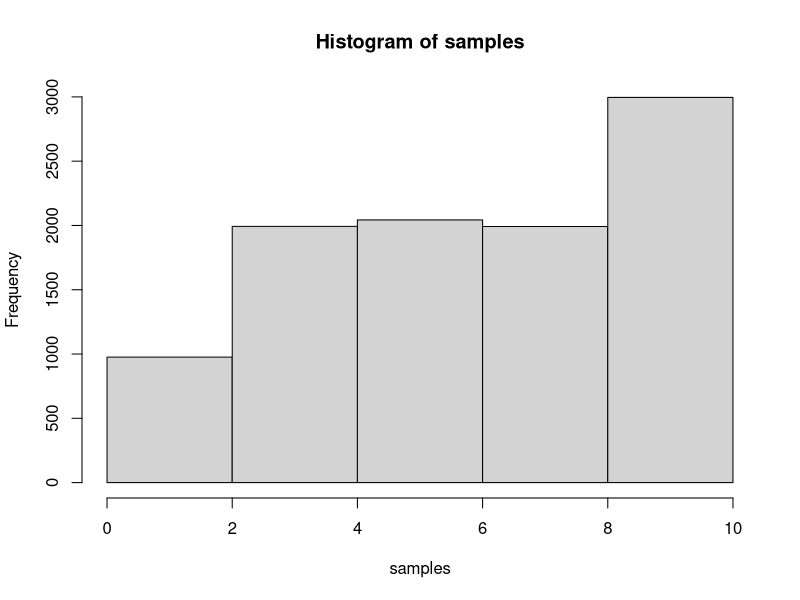
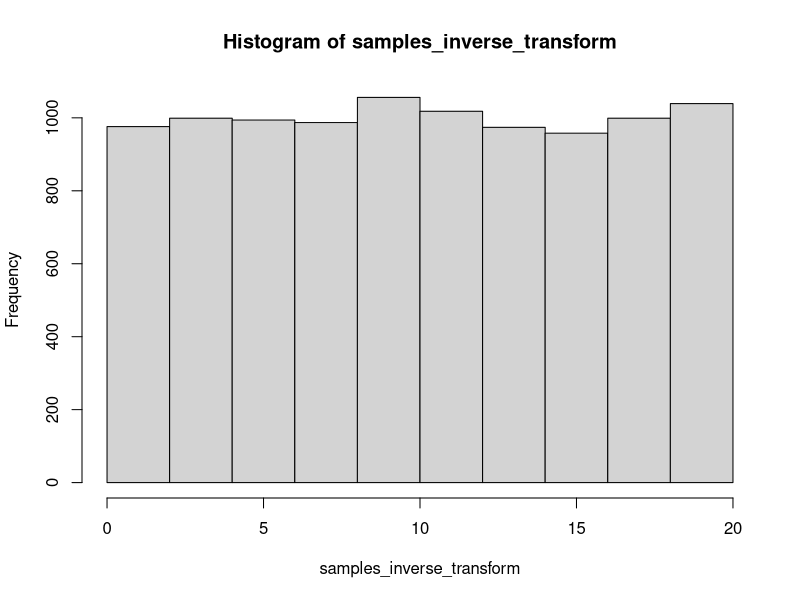
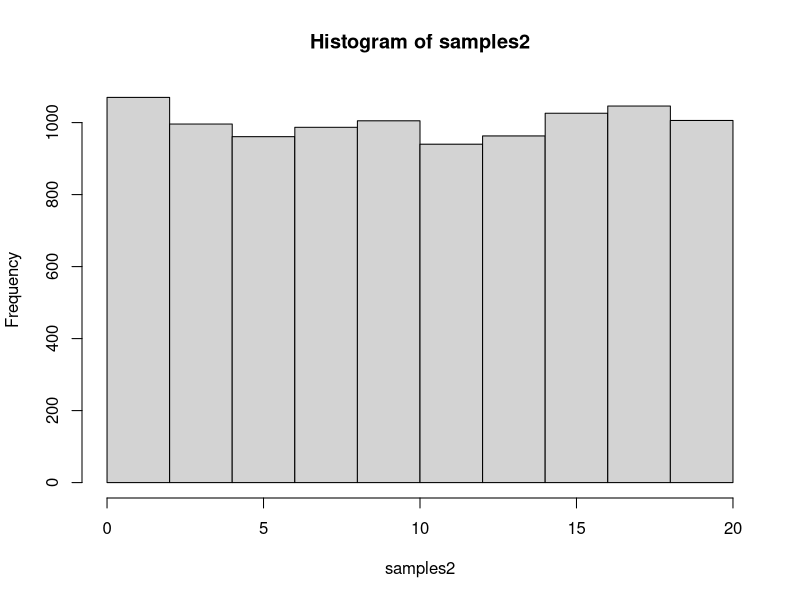
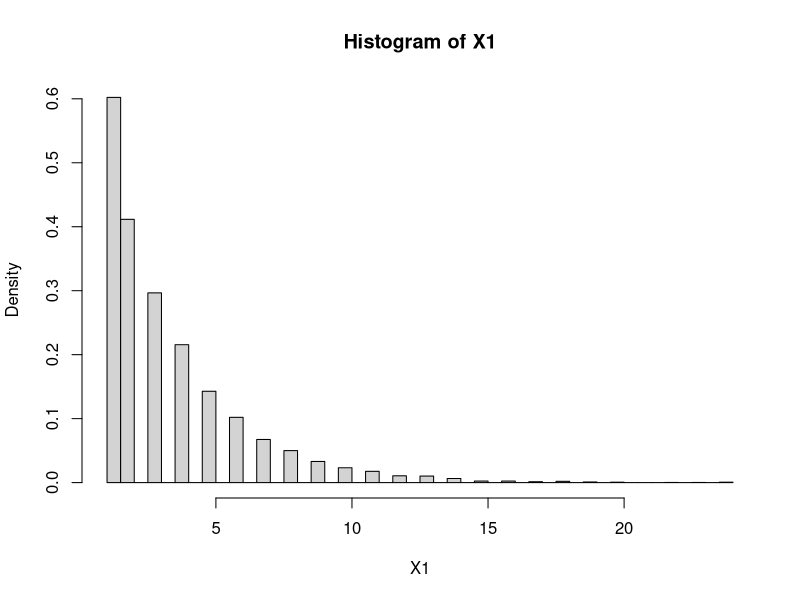
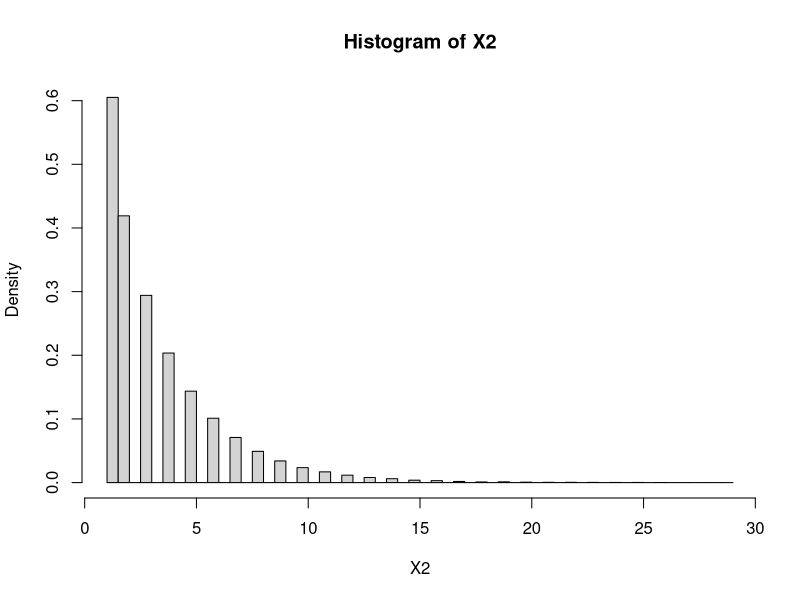
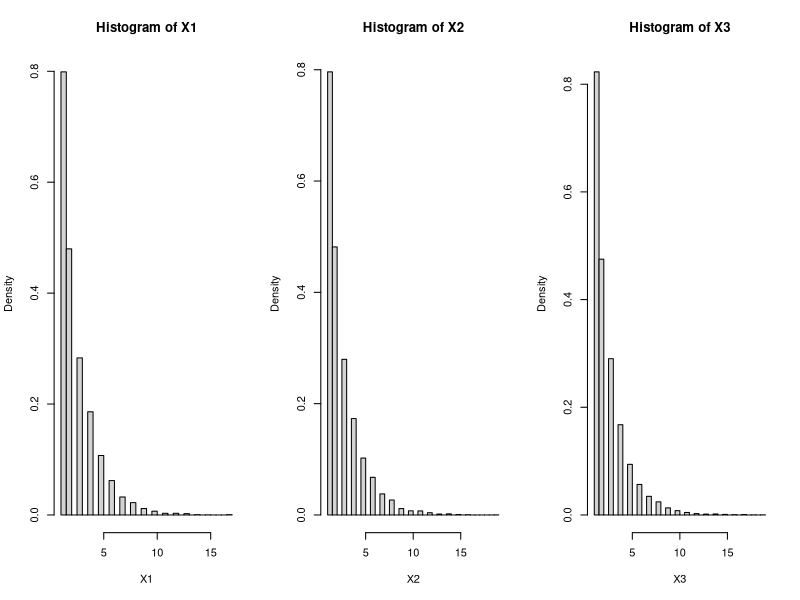
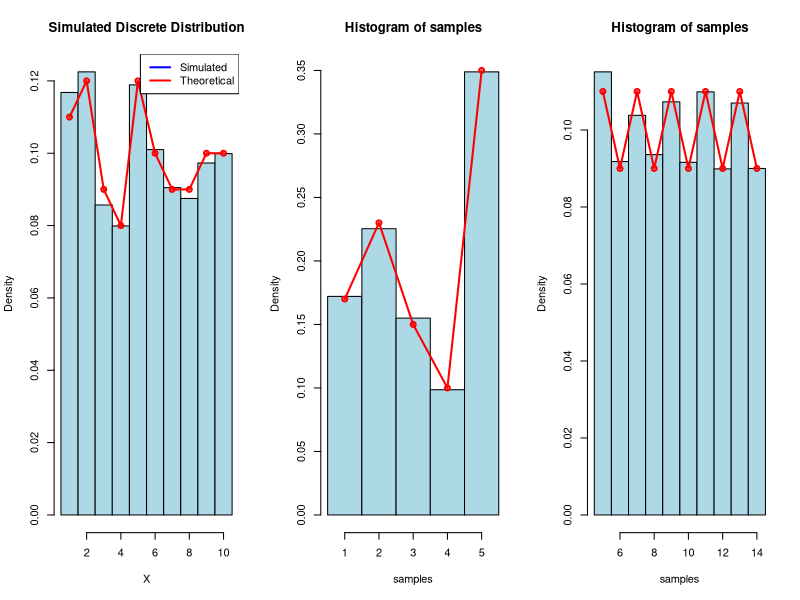
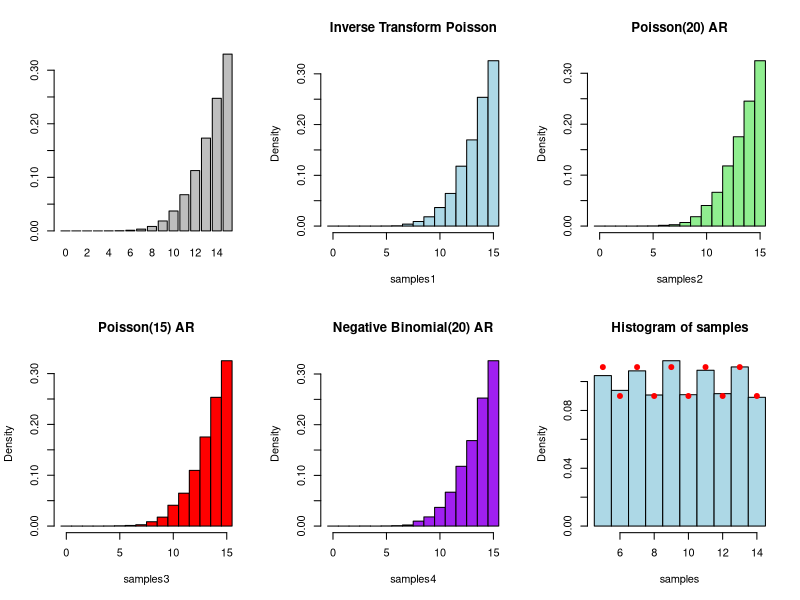

R code for these plots, in order:
#2-1
set.seed(20250311)
n=10000
f1 = function(x) exp(x)
int_1 = integrate(f1, 0, 1)$value
U = runif(n, 0, 1)
I_hat = mean(exp(U)) 


#2-2
f2 = function(x) exp(x + x^2)
int_2 = integrate(f2, -2, 2)$value

x_mc = runif(n, -2, 2)
mc_2 = 4*mean(exp(x_mc + x_mc^2))


#2-3
f3 = function(x) exp(-x^2)
int_3 = integrate(f3, -Inf, Inf)$value


X = rnorm(n, mean = 0, sd = 1)

I_hat = sqrt(2*pi) * mean(exp(-X^2 / 2))

#2-4
compute_N = function() {
  total = 0
  count = 0
  while (total <= 1) {
    total = total + runif(1)
    count = count + 1
  }
  return(count)
}



N_100 = replicate(100, compute_N())
E_N_100 = mean(N_100)


N_1000 = replicate(1000, compute_N())
E_N_1000 = mean(N_1000)


N_10000 = replicate(10000, compute_N())
E_N_10000 = mean(N_10000)


N_10000 = replicate(100000, compute_N())
E_N_100000 = mean(N_10000)


print(E_N_100)
print(E_N_1000)
print(E_N_10000)
print(E_N_100000)
print(exp(1))



#3-1
set.seed(20250311) 

X_values = c(1, 3, 5, 7, 9)


p = c(0.1, 0.2, 0.2, 0.2, 0.3)


cdf = cumsum(p)

generate_X = function(n) {
    U = runif(n)  
    X = sapply(U, function(u) {
        return(X_values[min(which(u < cdf))])
    })
    return(X)
}

samples = generate_X(10000)
hist(samples, breaks = seq(0, 10, by = 2))


#3-2
set.seed(20250311) 
X_values = seq(1, 19, by = 2)  
p_values = rep(1 / length(X_values), length(X_values))


cdf_values = cumsum(p_values)


U = runif(10000)


samples_inverse_transform = X_values[sapply(U, function(u) which.max(cdf_values >= u))]


hist(samples_inverse_transform, breaks = seq(0, 20, by = 2))


n = 10000
samples2 = X_values[floor(runif(n, min = 1, max = length(X_values) + 1))]


hist(samples2, breaks = seq(0, 20, by = 2))




#geo
set.seed(42)

simulate_geometric = function(p) {
    n = 0
    while (TRUE) {
        n = n + 1  
        U = runif(1)  
        if (U < p) {  
            return(n)
        }
    }
}

p = 0.3
n_samples = 10000
X1 = replicate(n_samples, simulate_geometric(p))

hist(X1, breaks = 50, probability = TRUE)  #這是最直觀的幾何分布 但若P很小要算很久



#高效方法
generate_geometric_inverse <- function(p, n) {
    U = runif(n) 
    X = floor(log(U) / log(1 - p)) + 1 
    return(X)
}

p = 0.3
n_samples = 100000
X2 = generate_geometric_inverse(p, n_samples)


hist(X2, breaks = 50, probability = TRUE)


#ber
set.seed(42)

n = 1000   
p = 0.04  

U = runif(n)  
X = as.integer(U < p)  

print(X)

#直接跳過中間0(用幾何
set.seed(42)

n = 100 
p = 0.04  
X = rep(0, n)

m = 0 
while (m < n) {
    U = runif(1)  
    k = floor(log(U) / log(1 - p)) + 1 
    
    if (m + k <= n) {
        X[m + k] = 1  
        m = m + k 
    } else {
        break
    }
}

print(X) 


#Inverse for bin
set.seed(42)

n = 100000 
p = 0.03  

U = runif(1)  
X = qbinom(U, size = n, prob = p)  
print(X)


#n大p小時possion

set.seed(42)
n = 100000  
p = 0.03  
X = rpois(1, lambda = n * p) 
print(X)





#4-1
set.seed(42)

n_samples = 10000  
p = 0.4  

simulate_geometric = function(p) {
    n = 0 
    while (TRUE) {
        n = n + 1 
        U = runif(1)
        if (U < p) { 
            return(n)
        }
    }
}
X1 = replicate(n_samples, simulate_geometric(p))


#inverse method(有反函數的)
geo_inverse = function(p, n) {
    U = runif(n) 
    X = floor(log(U) / log(1 - p)) + 1 
    return(X)
}
X2 = geo_inverse(p, n_samples)


#exp逼近
geo_exp = function(p, n) {
    lambda = -log(1 - p) 
    X = ceiling(rexp(n, rate = lambda)) 
    return(X)
}
X3 = geo_exp(p, n_samples)



par(mfrow = c(1, 3))
hist(X1, breaks = 50, probability = TRUE)

hist(X2, breaks = 50, probability = TRUE)
hist(X3, breaks = 50, probability = TRUE)




#4-2
set.seed(42)

n = 100   
p = 0.3  
mu = n * p 
sigma = sqrt(n * p * (1 - p)) 

P_Y_eq_25_norm = pnorm(25.5, mean = mu, sd = sigma) - pnorm(24.5, mean = mu, sd = sigma)
P_25_to_30_norm = pnorm(30.5, mean = mu, sd = sigma) - pnorm(24.5, mean = mu, sd = sigma)

samples = rbinom(10000, size = n, prob = p) 
P_Y_eq_25_sim = mean(samples == 25)  
P_25_to_30_sim = mean(samples >= 25 & samples <= 30) 


print(P_Y_eq_25_norm)
print(P_25_to_30_norm)
print(P_Y_eq_25_sim )
print(P_25_to_30_sim )


#a_r_method
set.seed(42)


P = c(0.11, 0.12, 0.09, 0.08, 0.12, 0.10, 0.09, 0.09, 0.10, 0.10)

# 最大比值 c
c = max(P) / (1 / 10) 


generate_discrete_AR = function(n) {
    samples = numeric(n)
    count = 0
    
    while (count < n) {
        U1 = runif(1)
        Y = floor(10 * U1) + 1  
        
        U2 = runif(1)  
        
        if (U2 <= P[Y] / 0.12) {
            count = count + 1
            samples[count] = Y
        }
    }
    
    return(samples)
}

samples = generate_discrete_AR(10000)


hist(samples, breaks = seq(0.5, 10.5, by = 1), probability = TRUE, col = "lightblue",
     main = "Simulated Discrete Distribution", xlab = "X")


x_vals = 1:10
lines(x_vals, P, col = "red", type = "o", lwd = 2)
legend("topright", legend = c("Simulated", "Theoretical"), col = c("blue", "red"), lwd = 2)



#5-1

set.seed(42)

P = c(0.17, 0.23, 0.15, 0.10, 0.35)


c = max(P/(1/5))

generate_discrete_AR = function(n) {
    samples = numeric(n)
    count = 0
    
    while (count < n) {
        U1 = runif(1)
        Y = floor(5 * U1) + 1 
        
        U2 = runif(1)
        
        if (U2 <= P[Y] / 0.35) {
            count = count + 1
            samples[count] = Y
        }
    }
    
    return(samples)
}

samples = generate_discrete_AR(10000)


hist(samples, breaks = seq(0.5, 5.5, by = 1), probability = TRUE, col = "lightblue")

#theo
x_vals = 1:5
lines(x_vals, P, col = "red", type = "o", lwd = 2)


#5-2
set.seed(42)


P = c(0.11, 0.09, 0.11, 0.09, 0.11, 0.09, 0.11, 0.09, 0.11, 0.09)
values = 5:14  


c = max(P/(1/10))


generate_discrete_AR = function(n) {
    samples = numeric(n)
    count = 0
    
    while (count < n) {
        U1 = runif(1)
        Y = floor(10 * U1) + 5  
        
        U2 = runif(1) 
        
        index = which(values == Y) 
        
        if (U2 <= P[index] / 0.11) {
            count = count + 1
            samples[count] = Y
        }
    }
    
    return(samples)
}


samples = generate_discrete_AR(10000)


hist(samples, breaks = seq(4.5, 14.5, by = 1), probability = TRUE, col = "lightblue")

x_vals = 5:14
lines(x_vals, P, col = "red", type = "o", lwd = 2)


#5-3
set.seed(2025)

lambda = 20
k = 15
n_samples = 10000

#inverse method
P_trunc = dpois(0:k, lambda)
P_trunc = P_trunc / sum(P_trunc)
F_trunc = cumsum(P_trunc) 

generate_poisson_inverse_trunc = function(n) {
    U = runif(n)
    X = sapply(U, function(u) which.max(F_trunc >= u) - 1)
    return(X)
}

samples1 = generate_poisson_inverse_trunc(n_samples)

#AR method_Poisson(20)
generate_poisson_rejection_p20 = function(n, lambda, k) {
    samples = numeric(n)
    count = 0
    total_trials = 0  
    
    aux_lambda = 20  
    
    c = max(dpois(0:k, lambda) / dpois(0:k, aux_lambda))
    
    while (count < n) {
        Y = rpois(1, aux_lambda) 
        total_trials = total_trials + 1  
        
        U = runif(1)  
        if (Y <= k && U < dpois(Y, lambda) / (c * dpois(Y, aux_lambda))) {  
            count = count + 1
            samples[count] = Y
        }
    }
    return(samples)
}

samples2 = generate_poisson_rejection_p20(n_samples, lambda, k)

#AR method_Poisson(15)
generate_poisson_rejection_p15 = function(n, lambda, k) {
    samples = numeric(n)
    count = 0
    total_trials = 0  
    
    aux_lambda = 15  
    
    c = max(dpois(0:k, lambda) / dpois(0:k, aux_lambda))
    
    while (count < n) {
        Y = rpois(1, aux_lambda) 
        total_trials = total_trials + 1  
        
        U = runif(1)  
        if (Y <= k && U < dpois(Y, lambda) / (c * dpois(Y, aux_lambda))) {  
            count = count + 1
            samples[count] = Y
        }
    }
    return(samples)
}

samples3 = generate_poisson_rejection_p15(n_samples, lambda, k)

#AR NB(20)
generate_poisson_rejection_nb20 = function(n, lambda, k) {
    samples = numeric(n)
    count = 0
    total_trials = 0  
    
    r = 20  
    p = r / (r + lambda)
    
    c = max(dpois(0:k, lambda) / dnbinom(0:k, size = r, prob = p))
    
    while (count < n) {
        Y = rnbinom(1, size = r, prob = p)  
        total_trials = total_trials + 1  
        
        U = runif(1)  
        if (Y <= k && U < dpois(Y, lambda) / (c * dnbinom(Y, size = r, prob = p))) {  
            count = count + 1
            samples[count] = Y
        }
    }
    return(samples)
}

samples4 = generate_poisson_rejection_nb20(n_samples, lambda, k)

E_X1 = mean(samples1)
Var_X1 = var(samples1)

E_X2 = mean(samples2)
Var_X2 = var(samples2)

E_X3 = mean(samples3)
Var_X3 = var(samples3)

E_X4 = mean(samples4)
Var_X4 = var(samples4)


true_E = sum((0:k) * P_trunc)
true_Var = sum((0:k)^2 * P_trunc) - true_E^2  

print(E_X1)
print(Var_X1)
print(E_X2)
print(Var_X2)
print(E_X3)
print(Var_X3)
print(E_X4)
print(Var_X4)
print(true_E)
print(true_Var)



x_max = k
breaks_range = seq(-0.5, x_max + 0.5, by = 1)


par(mfrow = c(2, 3))
barplot(P_trunc, names.arg = 0:k, col = "gray")

hist(samples1, breaks = breaks_range, probability = TRUE, col = "lightblue", main = "Inverse Transform Poisson")
hist(samples2, breaks = breaks_range, probability = TRUE, col = "lightgreen", main = "Poisson(20) AR")
hist(samples3, breaks = breaks_range, probability = TRUE, col = "red", main = "Poisson(15) AR")
hist(samples4, breaks = breaks_range, probability = TRUE, col = "purple", main = "Negative Binomial(20) AR")



generate_truncnorm_rejection = function(n, lambda, k) {
    samples = numeric(n)
    count = 0
    while (count < n) {
        Y = rnorm(1, mean=lambda, sd=sqrt(lambda))  # Proposal from Normal
        Y = round(Y)  # Round to nearest integer
        if (Y <= k && Y >= 0) {  # Accept only if within range
            count = count + 1
            samples[count] = Y
        }
    }
    return(samples)
}

samples_norm = generate_truncnorm_rejection(n_samples, lambda, k)

mean(samples_norm)
var(samples_norm)



#composition method
generate_composition_sample = function(n) {
    samples = numeric(n)
    
    for (i in 1:n) {
        U1 = runif(1)
        U2 = runif(1)
        
        if (U1 <= 0.5) {
            samples[i] = floor(10 * U2) + 1  
        } else {
            samples[i] = floor(5 * U2) + 6   
        }
    }
    
    return(samples)
}


samples = generate_composition_sample(10000)


table(samples) / length(samples)


#6-1
generate_composition_sample = function(n) {
    samples = numeric(n)
    
    for (i in 1:n) {
        U1 = runif(1)
        U2 = runif(1)
    
        if (U1 <= 0.55) {
            samples[i] = 5 + 2 * floor(5 * U2)
        } else {
            samples[i] = 6 + 2 * floor(5 * U2)
        }
    }
    
    return(samples)
}

n_samples = 10000
samples = generate_composition_sample(n_samples)


hist(samples, breaks=seq(4.5, 14.5, by=1), probability=TRUE, col="lightblue")

x_vals = c(5,7,9,11,13,6,8,10,12,14)
p_vals = c(rep(0.11, 5), rep(0.09, 5))
points(x_vals, p_vals, col="red", pch=19)  #theoretical point


#6-2
set.seed(42)

# ---------- (a) Pr(X = j) = (1/2)^j ----------
generate_pmf_a <- function(n) {
    samples <- numeric(n)
    for (i in 1:n) {
        U <- runif(1)
        p <- 1/2
        samples[i] <- ceiling(log(1 - U) / log(1 - p))  # Geo(p) + 1
    }
    return(samples)
}

# ---------- (b) Pr(X = j) = (1/2)*(2/3)^j ----------
generate_pmf_b <- function(n) {
    samples <- numeric(n)
    for (i in 1:n) {
        U <- runif(1)
        p <- 1 - 2/3  # = 1/3
        samples[i] <- ceiling(log(1 - U) / log(1 - p))  # Geo(p) + 1
    }
    return(samples)
}

# ---------- (c) Composition: (a)+(b)/2 ----------
generate_pmf_c <- function(n) {
    samples <- numeric(n)
    for (i in 1:n) {
        U1 <- runif(1)
        U2 <- runif(1)
        
        if (U1 <= 0.5) {
            # Use (a)
            p <- 1/2
        } else {
            # Use (b)
            p <- 1 - 2/3  # = 1/3
        }
        
        samples[i] <- ceiling(log(1 - U2) / log(1 - p))  # Unified style
    }
    return(samples)
}


n_samples = 10000

samples_a = generate_pmf_a(n_samples)
samples_b = generate_pmf_b(n_samples)
samples_c = generate_pmf_c(n_samples)

E_a = mean(samples_a)
Var_a = var(samples_a)
E_b = mean(samples_b)
Var_b= var(samples_b)
E_c = mean(samples_c)
Var_c = var(samples_c)

print(E_a)
print(Var_a)
print(E_b)
print(Var_b)
print(E_c)
print(Var_c)

